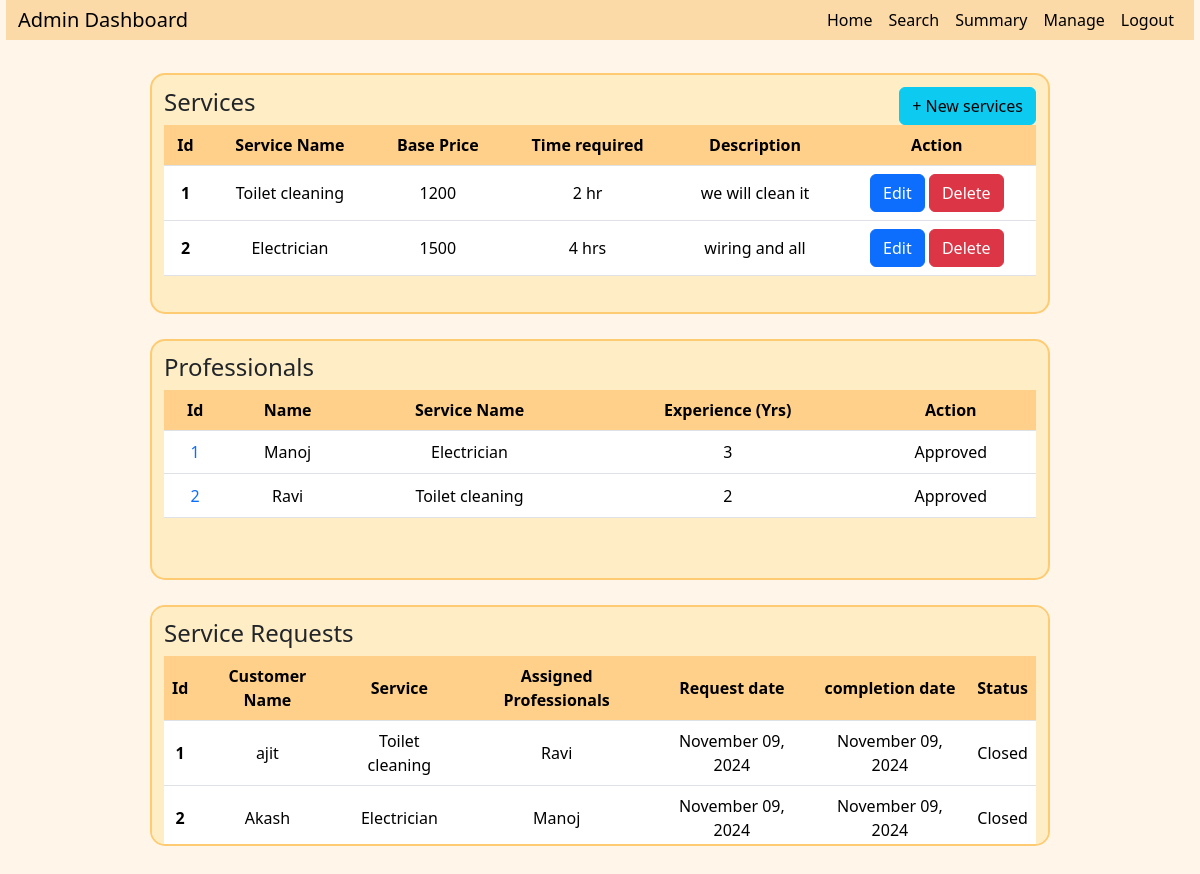
Page /admin_dashboard on the committed database.
### application/models.py (models this page shows)
class Services(db.Model):
    __tablename__ = 'services'
    id = db.Column(db.Integer(), primary_key=True)
    service_name = db.Column(db.String(), nullable=False, unique=True)
    service_bp = db.Column(db.Integer(), nullable=False)
    time_req = db.Column(db.String(), nullable=False)
    service_desc = db.Column(db.String(), nullable=False)
    professionals = db.relationship("Professionals", backref="service", cascade="all, delete-orphan")

class Professionals(db.Model):
    __tablename__ = 'professionals'
    id = db.Column(db.Integer(), primary_key=True)
    username = db.Column(db.String(), nullable=False, unique=True)
    password = db.Column(db.String(), nullable=False)
    fullname = db.Column(db.String(), nullable=False)
    service_id = db.Column(db.Integer(), db.ForeignKey("services.id"))
    experience = db.Column(db.Integer(), nullable=False)
    pdf_doc = db.Column(db.LargeBinary(), nullable=False)
    address = db.Column(db.String(), nullable=False)
    pincode = db.Column(db.Integer(), nullable=False)
    phone_no = db.Column(db.String(), nullable=False)
    rating = db.Column(db.Integer())
    pricing = db.Column(db.Integer())
    service_desc = db.Column(db.String())
    time_req = db.Column(db.String())
    application_status = db.Column(db.String() ,nullable=False , default="Pending")
    service_requests = db.relationship("Service_Req", backref="professionals", cascade="all, delete-orphan")

class Service_Req(db.Model):
    __tablename__ = 'service_req'
    id = db.Column(db.Integer(), primary_key=True)
    service_id = db.Column(db.Integer(), db.ForeignKey("services.id"))
    customer_id = db.Column(db.Integer(), db.ForeignKey("customer.id"))
    professional_id = db.Column(db.Integer(), db.ForeignKey('professionals.id'))
    date_of_request = db.Column(db.String())
    date_of_completion = db.Column(db.String())
    service_status = db.Column(db.String(), default="Requested")
    service_rating = db.Column(db.Integer(), default = 0)
    customer_remarks = db.Column(db.String())
    professional_remark = db.Column(db.String())
    service = db.relationship("Services", backref = "service_requests")

class Customer(db.Model):
    __tablename__ = 'customer'
    id = db.Column(db.Integer(), primary_key=True)
    username = db.Column(db.String(), nullable=False, unique=True)
    password = db.Column(db.String(), nullable=False)
    fullname = db.Column(db.String(), nullable=False)
    address = db.Column(db.String(), nullable=False)
    pincode = db.Column(db.Integer(), nullable=False)
    phone_no = db.Column(db.String(), nullable=False)
    service_requests = db.relationship("Service_Req", backref="customer")
    application_status = db.Column(db.String() ,nullable=False , default="Active")

### application/controllers.py (the view)
@app.route('/admin_dashboard', methods=['GET', 'POST'])
def admin_dashboard():
    services = Services.query.all()
    Service_R = Service_Req.query.all()
    professionals = Professionals.query.filter(
        Professionals.application_status.in_(["Pending", "Approved", "Rejected"])).order_by(Professionals.id.desc()).all()
    return render_template('Admin_home.html',services=services,Service_R=Service_R,professionals=professionals)

### templates/Admin_home.html (shortened to what this page needs)
<!DOCTYPE html>
<html lang="en">
<head>
    <link rel="stylesheet" href="{{ url_for('static', filename='style.css') }}">
    <link href="https://cdn.jsdelivr.net/npm/bootstrap@5.3.3/dist/css/bootstrap.min.css" rel="stylesheet">
</head>
<body>
        <div id="Admin_canvas">
            <nav class="navbar navbar-expand-lg " style="margin-top: -14px;">
                <div class="container-fluid" style="background-color: rgb(252, 218, 168);">
                    <a class="navbar-brand" href="#">Admin Dashboard</a>
                    <div>
                        <div class="collapse navbar-collapse" id="navbarSupportedContent">
                            <ul class="navbar-nav me-auto mb-2 mb-lg-0">
                                <li class="nav-item">
                                    <a class="nav-link active"  aria-current="page" href="/admin_dashboard">Home</a>
                                </li>
                                <li class="nav-item">
                                    <a class="nav-link active" aria-current="page" href="/Admin_search_services">Search</a>
                                </li>
                                <li class="nav-item">
                                    <a class="nav-link active" aria-current="page" href="/Admin_summary">Summary</a>
                                </li>
                                <li class="nav-item">
                                    <a class="nav-link active" aria-current="page" href="/Admin_manage">Manage</a>
                                </li>
                                <li class="nav-item">
                                    <a class="nav-link active" aria-current="page" href="/login">Logout</a>
                                </li>
                            </ul>
                        </div>
                    </div>
                </div>
            </nav>
            <div id="trans-table">
                <div class="d-flex justify-content-between align-items-center">
                    <h4 class="headings">Services</h4>
                    <button type="button" class="btn btn-info" data-bs-toggle="modal" data-bs-target="#addServiceModal">
                        + New services
                    </button>
                </div>
                <table class="table table-hover">
                    {% if services | length == 0 %}
                    <h5>OOps!! No available Service</h5>
                    {% else %}
                    <thead>
                        <tr>
                            <th scope="col">Id</th>
                            <th scope="col">Service Name</th>
                            <th scope="col">Base Price</th>
                            <th scope="col">Time required</th>
                            <th scope="col">Description</th>
                            <th scope="col">Action</th>
                        </tr>
                    </thead>
                    <tbody>
                        {% for ser in services %}
                        <tr>
                            <th scope="row">{{loop.index}}</th>
                            <td>{{ser.service_name}}</td>
                            <td>{{ser.service_bp}}</td>
                            <td>{{ser.time_req}}</td>
                            <td>{{ser.service_desc}}</td>
                            <td>
                                <a href="/service_edit/{{ser.id}}" type="button" class="btn btn-primary" data-bs-toggle="modal" data-bs-target="#editServiceModal{{ser.id}}">
                                    Edit
                                </a>
                                <a href="/delete_service/{{ser.id}}" class="btn btn-danger" onclick="return confirmDelete();">Delete</a>
                            </td>
                        </tr>
                        {% endfor %}
                        {% endif %}
                </table>
            </div>
            <div id="trans-table">
                <table class="table table-hover">
                    <h4 class="headings">Professionals</h4>
                    {% if professionals | length == 0 %}
                    <h5>Oops!! No pending professionals requests</h5>
                    {% else %}
                    <thead>
                        <tr>
                            <th scope="col">Id</th>
                            <th scope="col">Name</th>
                            <th scope="col">Service Name</th>
                            <th scope="col">Experience (Yrs)</th>
                            <th scope="col">Action</th>
                        </tr>
                    </thead>
                    <tbody>
                        {% for prof in professionals %}
                        <tr>
                            <th scope="row">
                                <button type="button" class="btn btn-link p-0 text-decoration-none" data-bs-toggle="modal" data-bs-target="#professional_info{{ prof.id }}">
                                    {{ loop.index }}
                                </button>
                            </th>
                            <td>{{ prof.fullname }}</td>
                            <td>{{ prof.service.service_name }}</td>
                            <td>{{ prof.experience }}</td>
                            <td>
                                {% if prof.application_status == "Pending" %}
                                    <button type="button" class="btn btn-success" data-bs-toggle="modal" data-bs-target="#approveModal{{ prof.id }}">
                                        Approve
                                    </button>
                                    <a href="/reject_professional/{{ prof.id }}" class="btn btn-warning" onclick="return confirmreject();">Reject</a>
                                    <a href="/delete_professional/{{ prof.id }}" class="btn btn-danger" onclick="return confirmDelete();">Delete</a>
                                    <script>
                                        function confirmreject() {
                                            return confirm("Are you sure you want to reject this professional?");
                                        }
                                        function confirmDelete() {
                                            return confirm("Are you sure you want to delete this professional?");
                                        }
                                    </script>
                                {% else %}
                                    <span>{{ prof.application_status }}</span>
                                {% endif %}
                            </td>
                        </tr>
                        {% endfor %}
                    </tbody>
                    {% endif %}
                </table>
            </div>
            <div id="trans-table">
            <table class="table table-hover">
                <h4 class="headings">Service Requests</h4>
                {% if Service_R | length == 0 %}
                <h5>OOps!! No Service requests available</h5>
                {% else %}
                <thead>
                    <tr>
                        <th scope="col">Id</th>
                        <th scope="col">Customer Name</th>
                        <th scope="col">Service</th>
                        <th scope="col">Assigned Professionals</th>
                        <th scope="col">Request date</th>
                        <th scope="col">completion date</th>
                        <th scope="col">Status</th>
                    </tr>
                </thead>
                <tbody>
                    {% for service in Service_R %}
                    <tr>
                        <th scope="row">{{loop.index}}</th>
                        <td>{{service.customer.fullname}}</td>
                        <td>{{service.professionals.service.service_name}}</td>
                        <td>{{service.professionals.fullname}}</td>
                        <td>{{service.date_of_request}}</td>
                        <td>{{service.date_of_completion}}</td>
                        <td>
                            {% if service.service_status == "Accepted" %}
                                Ongoing
                            {% else %}
                                {{ service.service_status }}
                            {% endif %}
                        </td>
                </tbody>
                {% endfor %}
                {% endif %}
            </table>
        </div>
        </div>
</body>
</html>

### static/style.css (style rules this page uses)
#Admin_canvas { width: 100%; height: 980px; padding: 6px; background-color: #fff6e9; }
#trans-table { border: 2px solid rgb(255, 203, 114); margin-top: 25px !important; margin: auto; overflow-y: auto; height: 241px; width: 900px; border-radius: 15px; padding: 12px; background-color: rgb(255, 237, 197); }
.table thead th { position: sticky; top: 0; background-color: rgb(255, 208, 138); }
.table th, .table td { text-align: center; vertical-align: middle; }

### rows in the picture
Services: service_name "Toilet cleaning", service_bp "1200", time_req "2 hr", service_desc "we will clean it"
Services: service_name "Electrician", service_bp "1500", time_req "4 hrs", service_desc "wiring and all"
Professionals: fullname "Manoj", service.service_name "Electrician", experience "3", application_status "Approved"
Professionals: fullname "Ravi", service.service_name "Toilet cleaning", experience "2", application_status "Approved"
Service_Req: customer.fullname "ajit", professionals.service.service_name "Toilet cleaning", professionals.fullname "Ravi", date_of_request "November 09, 2024", date_of_completion "November 09, 2024", service_status "Closed"
Service_Req: customer.fullname "Akash", professionals.service.service_name "Electrician", professionals.fullname "Manoj", date_of_request "November 09, 2024", date_of_completion "November 09, 2024", service_status "Closed"
